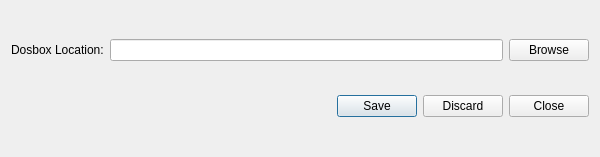
<?xml version="1.0" encoding="UTF-8"?>
<ui version="4.0">
 <class>Dialog</class>
 <widget class="QDialog" name="Dialog">
  <property name="geometry">
   <rect>
    <x>0</x>
    <y>0</y>
    <width>600</width>
    <height>157</height>
   </rect>
  </property>
  <property name="windowTitle">
   <string>Settings</string>
  </property>
  <layout class="QVBoxLayout" name="verticalLayout">
   <item>
    <layout class="QGridLayout" name="gridLayout">
     <item row="1" column="1">
      <widget class="QLineEdit" name="editDosboxPath"/>
     </item>
     <item row="1" column="0">
      <widget class="QLabel" name="labelDosboxPath">
       <property name="text">
        <string>Dosbox Location:</string>
       </property>
      </widget>
     </item>
     <item row="1" column="2">
      <widget class="QPushButton" name="btnDosboxPath">
       <property name="text">
        <string>Browse</string>
       </property>
      </widget>
     </item>
    </layout>
   </item>
   <item>
    <widget class="QDialogButtonBox" name="buttonBox">
     <property name="orientation">
      <enum>Qt::Orientation::Horizontal</enum>
     </property>
     <property name="standardButtons">
      <set>QDialogButtonBox::StandardButton::Close|QDialogButtonBox::StandardButton::Discard|QDialogButtonBox::StandardButton::Save</set>
     </property>
    </widget>
   </item>
  </layout>
 </widget>
 <resources/>
 <connections/>
</ui>
